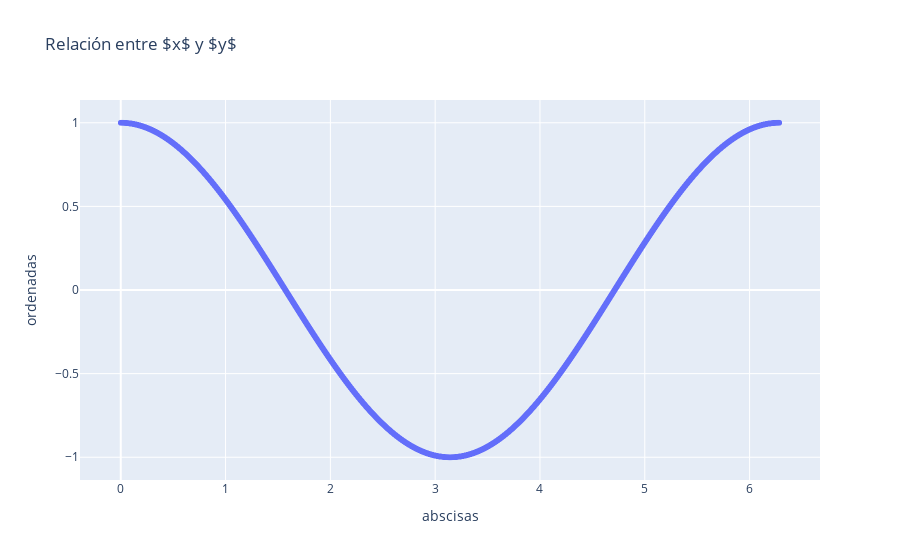

The notebook cell saved with this chart:
### Code cell
import pandas as pd 
import plotly.express as px
#fig = px.line(tabla,x = tabla.keys()[0], y = tabla.keys()[1], title=r'Relación entre $x$ y $y$')

fig = px.scatter(tabla,x = tabla.keys()[0], y = tabla.keys()[1], title=r'Relación entre $x$ y $y$')

fig.show()

fig.write_html('relacion_entre_x_e_y.html', auto_open=True)

### Figure 1 — Plotly figure (JSON) as saved in the notebook; plotly's stock layout.template omitted (floating-point values rounded to 4 significant figures; data arrays with more than 128 entries replaced by an {"elided": "..."} marker saying what was removed)
{"data": [{"hovertemplate": "abscisas=%{x}<br>ordenadas=%{y}<extra></extra>", "legendgroup": "", "marker": {"color": "#636efa", "symbol": "circle"}, "mode": "markers", "name": "", "showlegend": false, "type": "scattergl", "x": {"elided": "6284 float values"}, "xaxis": "x", "y": {"elided": "6284 float values"}, "yaxis": "y"}], "layout": {"legend": {"tracegroupgap": 0}, "title": {"text": "Relación entre $x$ y $y$"}, "xaxis": {"anchor": "y", "domain": [0, 1], "title": {"text": "abscisas"}}, "yaxis": {"anchor": "x", "domain": [0, 1], "title": {"text": "ordenadas"}}}}
